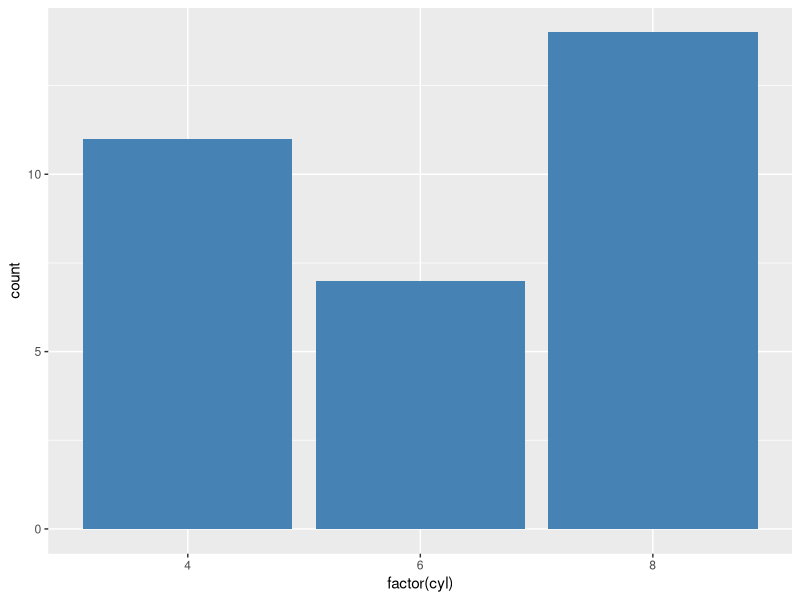
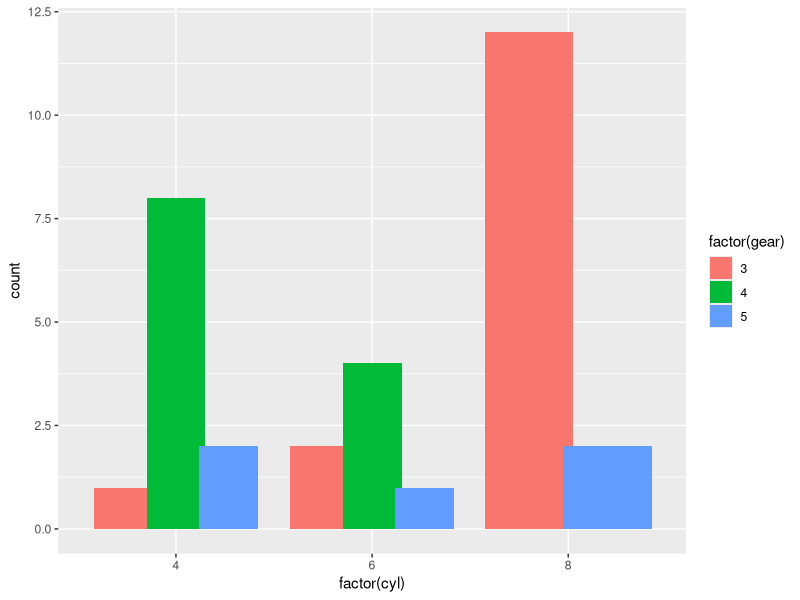
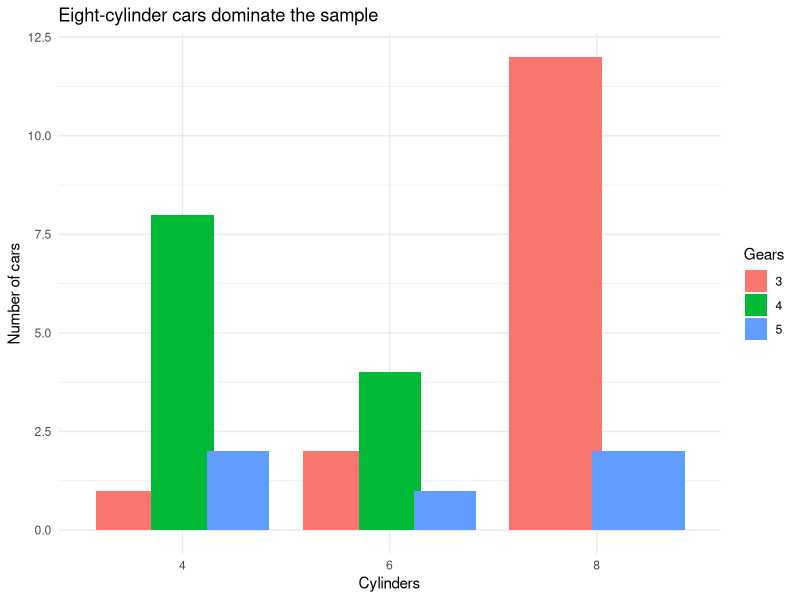

Here is the R script that generated these plots, in order:
# Chapter: Bar Plots — exercise verification (run from repo root).
library(ggplot2)
p1 <- ggplot(mtcars) +
  geom_bar(aes(factor(cyl)), fill = "steelblue")
p2 <- ggplot(mtcars) +
  geom_bar(aes(factor(cyl), fill = factor(gear)),
    position = position_dodge(width = 0.8))
p3 <- ggplot(mtcars) +
  geom_bar(aes(factor(cyl), fill = factor(gear)),
    position = position_dodge(width = 0.8)) +
  labs(title = "Eight-cylinder cars dominate the sample",
    x = "Cylinders", y = "Number of cars", fill = "Gears") +
  theme_minimal()
invisible(lapply(list(p1, p2, p3), ggplot_build))
stopifnot(identical(as.vector(table(mtcars$cyl)), c(11L, 7L, 14L)),
  sum(mtcars$cyl == 4 & mtcars$gear == 4) == 8)
message("ch-bar OK")
